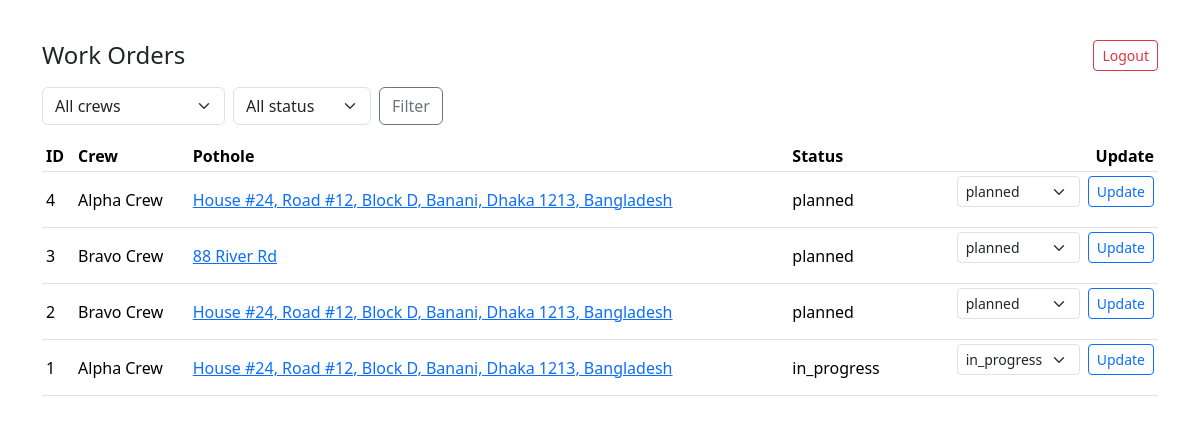
Page /admin/work-orders (signed in) on the committed database.
### models.py (models this page shows)
class TimestampMixin:
    created_at = db.Column(db.DateTime, default=datetime.utcnow)
    updated_at = db.Column(db.DateTime, default=datetime.utcnow, onupdate=datetime.utcnow)

class WorkOrder(TimestampMixin, db.Model):
    id = db.Column(db.Integer, primary_key=True)
    pothole_id = db.Column(db.Integer, db.ForeignKey("pothole.id"), nullable=False)
    crew_id = db.Column(db.Integer, db.ForeignKey("crew.id"))
    crew = db.relationship("Crew")
    start_at = db.Column(db.DateTime)
    end_at = db.Column(db.DateTime)
    hours_applied = db.Column(db.Float, default=0)
    people_used = db.Column(db.Integer, default=0)
    filler_material_kg = db.Column(db.Float, default=0)
    material_cost = db.Column(db.Float, default=0)
    equipment_cost = db.Column(db.Float, default=0)
    labor_cost = db.Column(db.Float, default=0)
    total_cost = db.Column(db.Float, default=0)
    status = db.Column(db.String(20), default="planned")
    notes = db.Column(db.Text)

class Crew(db.Model):
    id = db.Column(db.Integer, primary_key=True)
    name = db.Column(db.String(120))
    crew_number = db.Column(db.String(20), unique=True)
    people_count = db.Column(db.Integer)
    lead_user_id = db.Column(db.Integer, db.ForeignKey("user.id"))
    lead = db.relationship("User", foreign_keys=[lead_user_id])

class Pothole(TimestampMixin, db.Model):
    id = db.Column(db.Integer, primary_key=True)
    public_id = db.Column(db.String(16), unique=True, index=True)
    street_address = db.Column(db.String(255), nullable=False)
    address_norm = db.Column(db.String(255), index=True)
    latitude = db.Column(db.Float)
    longitude = db.Column(db.Float)
    size_1_10 = db.Column(db.Integer, nullable=False)
    location_type = db.Column(db.String(30))  # middle/curb/edge
    district_id = db.Column(db.Integer, db.ForeignKey("district.id"))
    district = db.relationship("District")
    priority = db.Column(db.String(10))       # Low/Medium/High
    status = db.Column(db.String(20), default="reported")
    reporter_name = db.Column(db.String(120))
    reporter_email = db.Column(db.String(120))
    reporter_phone = db.Column(db.String(32))
    work_orders = db.relationship("WorkOrder", backref="pothole", lazy="dynamic", cascade="all, delete-orphan")
    photos = db.relationship("Photo", backref="pothole", lazy="dynamic", cascade="all, delete-orphan")
    reports = db.relationship("PotholeReport", backref="pothole", lazy="dynamic", cascade="all, delete-orphan")

### blueprints/admin/routes.py (the view)
@bp.get("/work-orders")
@login_required
def work_orders():
    crew_id = request.args.get("crew_id")
    status = (request.args.get("status") or "").strip()
    q = WorkOrder.query
    if crew_id:
        try:
            q = q.filter(WorkOrder.crew_id == int(crew_id))
        except ValueError:
            pass
    if status:
        q = q.filter(WorkOrder.status == status)
    orders = q.order_by(WorkOrder.updated_at.desc()).limit(500).all()
    crews = Crew.query.order_by(Crew.name.asc()).all()
    return render_template("admin/work_orders.html", orders=orders, crews=crews,
                           selected_status=status, selected_crew=crew_id)

### blueprints/admin/routes.py (called while the page is built)
def _admin_only():
    return current_user.is_authenticated and current_user.role == "admin"

@bp.before_request
def guard():
    if not _admin_only():
        abort(403)

### templates/admin/work_orders.html (shortened to what this page needs)
﻿{% extends "base.html" %}
{% block content %}
<div class="d-flex justify-content-between align-items-center mb-3">
  <h1 class="h4 mb-0">Work Orders</h1>
  <a class="btn btn-outline-danger btn-sm" href="{{ url_for('auth.logout') }}">Logout</a>
</div>
<form class="row g-2 mb-3" method="get">
  <div class="col-auto">
    <select class="form-select" name="crew_id">
      <option value="" {{ 'selected' if not selected_crew }}>All crews</option>
    </select>
  </div>
  <div class="col-auto">
    <select class="form-select" name="status">
      <option value="" {{ 'selected' if not selected_status }}>All status</option>
    </select>
  </div>
  <div class="col-auto"><button class="btn btn-outline-secondary">Filter</button></div>
</form>
<table class="table table-sm align-middle">
  <thead><tr><th>ID</th><th>Crew</th><th>Pothole</th><th>Status</th><th class="text-end">Update</th></tr></thead>
  <tbody>
    {% for w in orders %}
      <tr>
        <td>{{ w.id }}</td>
        <td>{{ w.crew.name if w.crew else '-' }}</td>
        <td><a href="{{ url_for('public.track', public_id=w.pothole.public_id) }}" target="_blank">{{ w.pothole.street_address }}</a></td>
        <td>{{ w.status }}</td>
        <td class="text-end">
          <form method="post" action="{{ url_for('admin.set_work_order_status') }}" class="d-inline-flex gap-2">
            <select name="status" class="form-select form-select-sm">
              {% for s in ['planned','in_progress','paused','completed','canceled'] %}
                <option value="{{ s }}" {{ 'selected' if w.status==s }}>{{ s }}</option>
              {% endfor %}
            </select>
            <button class="btn btn-sm btn-outline-primary">Update</button>
          </form>
        </td>
      </tr>
    {% else %}
      <tr><td colspan="5" class="text-muted p-3">No work orders.</td></tr>
    {% endfor %}
  </tbody>
</table>
{% endblock %}

### rows in the picture
WorkOrder: id "4", crew "Alpha Crew", pothole.street_address "House #24, Road #12, Block D, Banani, Dhaka 1213, Bangladesh", status "planned"
WorkOrder: id "3", crew "Bravo Crew", pothole.street_address "88 River Rd", status "planned"
WorkOrder: id "2", crew "Bravo Crew", pothole.street_address "House #24, Road #12, Block D, Banani, Dhaka 1213, Bangladesh", status "planned"
WorkOrder: id "1", crew "Alpha Crew", pothole.street_address "House #24, Road #12, Block D, Banani, Dhaka 1213, Bangladesh", status "in_progress"

### other values in the picture
form field status "planned"
form field status "in_progress"
